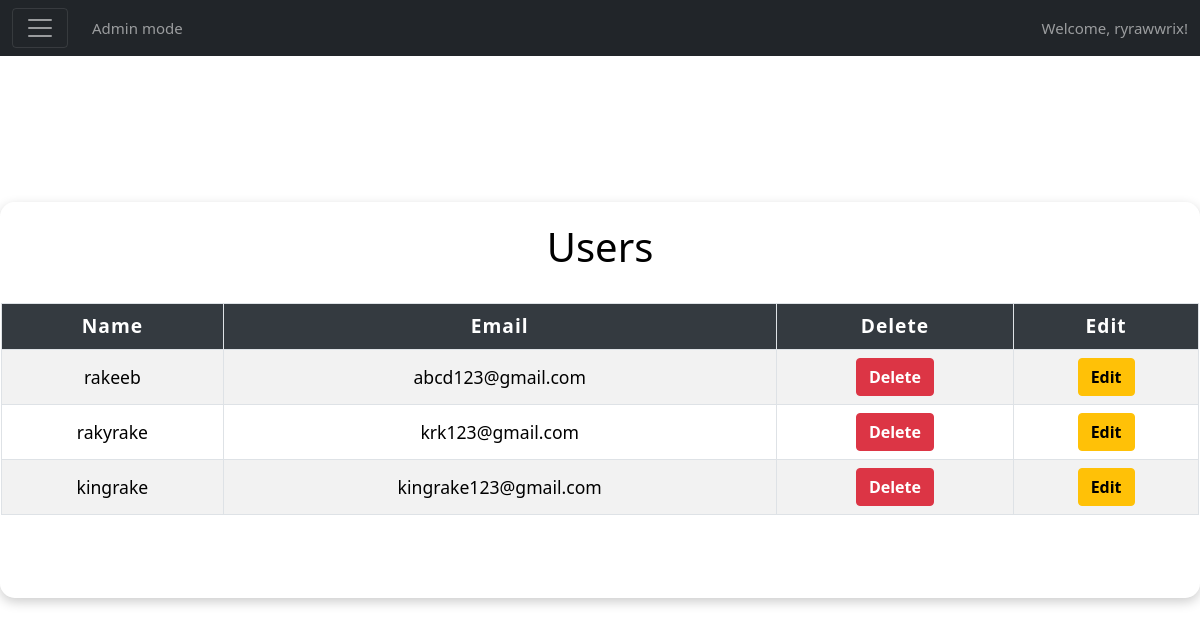
Page /users.php (signed in) on the committed database.
### tables this page shows
CREATE TABLE `account_info` (
  `id` int(11) NOT NULL,
  `username` varchar(25) NOT NULL,
  `email` varchar(255) NOT NULL,
  `password` varchar(255) NOT NULL,
  `role` varchar(8) NOT NULL
);

### authcheck.php (called while the page is built, shortened)
<?php
$role = $_SESSION['role'];
?>

### fetchusers.php (the view, shortened to what this page needs)
<?php
include 'authcheck.php';
$servername = "localhost";
$username = "Abdul Rakeeb";
$password = "Bd123Ac234A";
$dbname = "library";
$conn = new mysqli($servername, $username, $password, $dbname);
$stmt = $conn->prepare("SELECT id, username, email FROM account_info WHERE role = 'customer' ");
$stmt->execute();
$stmt->bind_result($user_id, $name, $email);
while ($stmt->fetch()) {
    echo "<tr>";
    echo "<td>" . $name . "</td>";
    echo "<td>" . $email . "</td>";
    if ($role === 'admin') {
    echo "<td><a href='deleteusers.php?id=$user_id' class='btn btn-danger'>Delete</a></td>";
    echo "<td><a href='editusers.php?id=$user_id' class='btn btn-warning'>Edit</a></td>";
    }
    echo "</tr>";
}
?>

### style3.css (style rules this page uses)
body { display: flex; justify-content: center; align-items: center; height: 100vh; margin: 0; padding-top: 20px; padding-bottom: 20px; background-image: url('background.jpg'); background-size: cover; background-position: center; }
a { color: white; text-decoration: none; }
table th, table td { text-align: center; vertical-align: middle; }
table td { color: #000000; padding: 10px; }
.btn-danger { font-weight: bold; }
.btn-warning { font-weight: bold; }

### rows in the picture
account_info: username "rakeeb", email "abcd123@gmail.com"
account_info: username "rakyrake", email "krk123@gmail.com"
account_info: username "kingrake", email "kingrake123@gmail.com"

### other values in the picture
$_SESSION['username'] "ryrawwrix"
